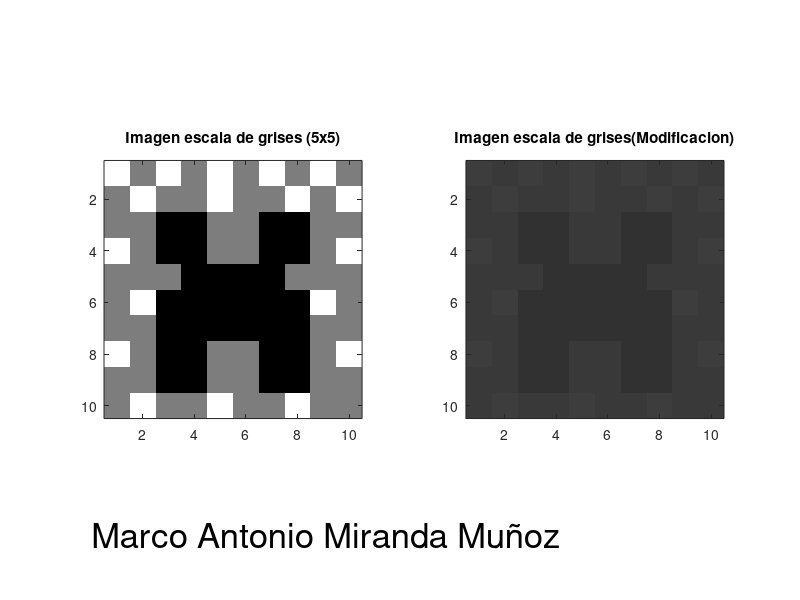

This figure's MATLAB source:
clc #Limpiar la "ventana de comandos"
clear all #Elimina todas las variables creadas
close all #Cierra todas las ventanas creadas
pkg load image; #Cargar paquete de imágenes

# Miranda Muñoz Marco Antonio 501

n = 0
g = 127
b = 255

I_GRIS = [  b g b g b g b g b g;
            g b g g b g g b g b;
            g g n n g g n n g g;
            b g n n g g n n g b;
            g g g n n n n g g g;
            g b n n n n n n b g;
            g g n n n n n n g g;
            b g n n g g n n g b;
            g g n n g g n n g g;
            g b g g b g g b g g];

I_GRIS = uint8(I_GRIS)
[r c nm] = size(I_GRIS)

figure 1
subplot(1,2,1)
imshow(I_GRIS);
title("Imagen escala de grises (5x5)")
axis("on")

subplot(1,2,2)
#imshow(I_M/20+220);
I_GRIS2 = I_GRIS/20 + 50
imshow(I_GRIS2);
title("Imagen escala de grises(Modificacion)")
axis("on")

subplot(1,2,1)
text(0, 15, "Marco Antonio Miranda Muñoz", "fontsize", 25)

# MIranda Muñoz Marco Antonio 501
